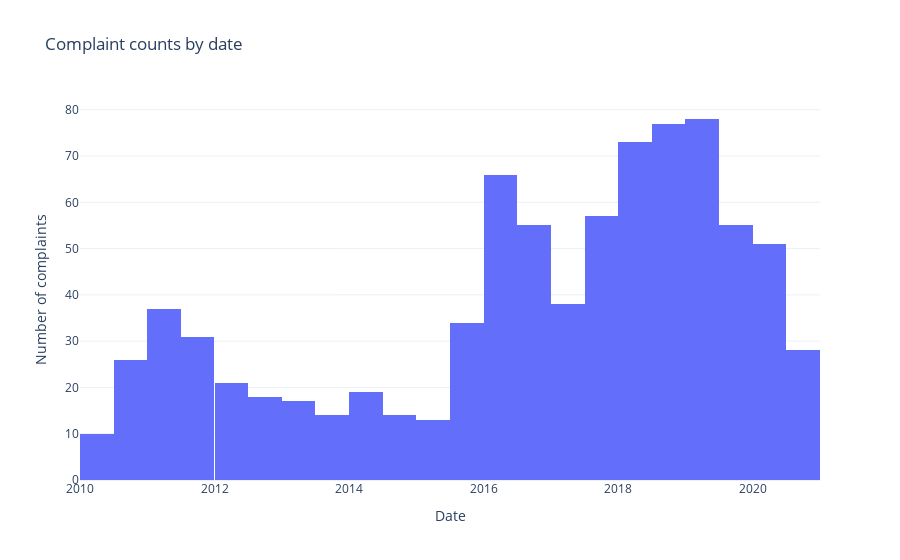

Here is the notebook cell this chart was saved with:
### Code cell
import plotly.express as px
fig = px.histogram(complaint_df, x='Review_Date', template='plotly_white', title='Complaint counts by date')
fig.update_xaxes(categoryorder='category descending', title='Date').update_yaxes(title='Number of complaints')
fig.show()

### Figure 1 — Plotly figure (JSON) as saved in the notebook; plotly's stock layout.template omitted (floating-point values rounded to 4 significant figures; data arrays with more than 128 entries replaced by an {"elided": "..."} marker saying what was removed)
{"data": [{"alignmentgroup": "True", "bingroup": "x", "hovertemplate": "Review_Date=%{x}<br>count=%{y}<extra></extra>", "legendgroup": "", "marker": {"color": "#636efa"}, "name": "", "offsetgroup": "", "orientation": "v", "showlegend": false, "type": "histogram", "x": {"elided": "832 str values"}, "xaxis": "x", "yaxis": "y"}], "layout": {"barmode": "relative", "legend": {"tracegroupgap": 0}, "title": {"text": "Complaint counts by date"}, "xaxis": {"anchor": "y", "categoryorder": "category descending", "domain": [0, 1], "title": {"text": "Date"}}, "yaxis": {"anchor": "x", "domain": [0, 1], "title": {"text": "Number of complaints"}}}}
